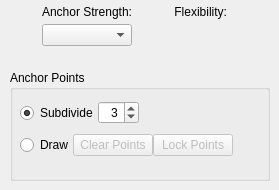
     <widget class="QWidget" name="warpTransformWidget">
      <widget class="QWidget" name="gridLayoutWidget">
       <property name="geometry">
        <rect>
         <x>10</x>
         <y>0</y>
         <width>251</width>
         <height>51</height>
        </rect>
       </property>
       <layout class="QGridLayout" name="gridLayout_4">
        <property name="horizontalSpacing">
         <number>10</number>
        </property>
        <property name="verticalSpacing">
         <number>0</number>
        </property>
        <item row="1" column="1">
         <widget class="KisDoubleSliderSpinBox" name="alphaBox" native="true">
          <property name="sizePolicy">
           <sizepolicy hsizetype="Minimum" vsizetype="Fixed">
            <horstretch>0</horstretch>
            <verstretch>0</verstretch>
           </sizepolicy>
          </property>
         </widget>
        </item>
        <item row="0" column="1">
         <widget class="QLabel" name="flexibilityLabel">
          <property name="sizePolicy">
           <sizepolicy hsizetype="Fixed" vsizetype="Fixed">
            <horstretch>0</horstretch>
            <verstretch>0</verstretch>
           </sizepolicy>
          </property>
          <property name="minimumSize">
           <size>
            <width>2</width>
            <height>0</height>
           </size>
          </property>
          <property name="text">
           <string>Flexibility:</string>
          </property>
          <property name="alignment">
           <set>Qt::AlignRight|Qt::AlignTrailing|Qt::AlignVCenter</set>
          </property>
          <property name="buddy">
           <cstring>alphaBox</cstring>
          </property>
         </widget>
        </item>
        <item row="1" column="0">
         <widget class="QComboBox" name="cmbWarpType">
          <property name="sizePolicy">
           <sizepolicy hsizetype="Minimum" vsizetype="Fixed">
            <horstretch>0</horstretch>
            <verstretch>0</verstretch>
           </sizepolicy>
          </property>
         </widget>
        </item>
        <item row="0" column="0">
         <widget class="QLabel" name="warpTypeLabel">
          <property name="sizePolicy">
           <sizepolicy hsizetype="Fixed" vsizetype="Fixed">
            <horstretch>0</horstretch>
            <verstretch>0</verstretch>
           </sizepolicy>
          </property>
          <property name="text">
           <string>Anchor Strength:</string>
          </property>
          <property name="alignment">
           <set>Qt::AlignRight|Qt::AlignTrailing|Qt::AlignVCenter</set>
          </property>
          <property name="buddy">
           <cstring>cmbWarpType</cstring>
          </property>
         </widget>
        </item>
       </layout>
      </widget>
      <widget class="QGroupBox" name="groupBox">
       <property name="geometry">
        <rect>
         <x>10</x>
         <y>70</y>
         <width>260</width>
         <height>111</height>
        </rect>
       </property>
       <property name="autoFillBackground">
        <bool>false</bool>
       </property>
       <property name="title">
        <string>Anchor Points</string>
       </property>
       <property name="flat">
        <bool>false</bool>
       </property>
       <property name="checkable">
        <bool>false</bool>
       </property>
       <widget class="QWidget" name="defaultWarpWidget" native="true">
        <property name="geometry">
         <rect>
          <x>10</x>
          <y>30</y>
          <width>241</width>
          <height>26</height>
         </rect>
        </property>
        <layout class="QHBoxLayout" name="horizontalLayout_7">
         <property name="spacing">
          <number>0</number>
         </property>
         <property name="leftMargin">
          <number>0</number>
         </property>
         <property name="topMargin">
          <number>0</number>
         </property>
         <property name="rightMargin">
          <number>0</number>
         </property>
         <property name="bottomMargin">
          <number>0</number>
         </property>
         <item>
          <widget class="QRadioButton" name="defaultRadioButton">
           <property name="sizePolicy">
            <sizepolicy hsizetype="Fixed" vsizetype="Fixed">
             <horstretch>0</horstretch>
             <verstretch>0</verstretch>
            </sizepolicy>
           </property>
           <property name="text">
            <string>Subdivide</string>
           </property>
           <property name="checked">
            <bool>true</bool>
           </property>
           <property name="autoExclusive">
            <bool>true</bool>
           </property>
           <attribute name="buttonGroup">
            <string notr="true">buttonGroup</string>
           </attribute>
          </widget>
         </item>
         <item alignment="Qt::AlignLeft">
          <widget class="QSpinBox" name="densityBox">
           <property name="alignment">
            <set>Qt::AlignRight|Qt::AlignTrailing|Qt::AlignVCenter</set>
           </property>
           <property name="minimum">
            <number>0</number>
           </property>
           <property name="value">
            <number>3</number>
           </property>
          </widget>
         </item>
        </layout>
       </widget>
       <widget class="QWidget" name="drawWarpWidget" native="true">
        <property name="geometry">
         <rect>
          <x>10</x>
          <y>60</y>
          <width>241</width>
          <height>31</height>
         </rect>
        </property>
        <layout class="QHBoxLayout" name="horizontalLayout_8">
         <property name="spacing">
          <number>0</number>
         </property>
         <property name="leftMargin">
          <number>0</number>
         </property>
         <property name="topMargin">
          <number>0</number>
         </property>
         <property name="rightMargin">
          <number>0</number>
         </property>
         <property name="bottomMargin">
          <number>0</number>
         </property>
         <item>
          <widget class="QRadioButton" name="customRadioButton">
           <property name="sizePolicy">
            <sizepolicy hsizetype="Fixed" vsizetype="Fixed">
             <horstretch>0</horstretch>
             <verstretch>0</verstretch>
            </sizepolicy>
           </property>
           <property name="text">
            <string>Draw</string>
           </property>
           <property name="autoExclusive">
            <bool>true</bool>
           </property>
           <attribute name="buttonGroup">
            <string notr="true">buttonGroup</string>
           </attribute>
          </widget>
         </item>
         <item alignment="Qt::AlignLeft">
          <widget class="QWidget" name="customWarpWidget" native="true">
           <property name="enabled">
            <bool>false</bool>
           </property>
           <layout class="QHBoxLayout" name="horizontalLayout_9">
            <property name="spacing">
             <number>0</number>
            </property>
            <property name="leftMargin">
             <number>0</number>
            </property>
            <property name="topMargin">
             <number>0</number>
            </property>
            <property name="rightMargin">
             <number>0</number>
            </property>
            <property name="bottomMargin">
             <number>0</number>
            </property>
            <item>
             <widget class="QPushButton" name="resetPointsButton">
              <property name="text">
               <string>Clear Points</string>
              </property>
             </widget>
            </item>
            <item>
             <widget class="QPushButton" name="lockUnlockPointsButton">
              <property name="text">
               <string>Lock Points</string>
              </property>
             </widget>
            </item>
           </layout>
          </widget>
         </item>
        </layout>
       </widget>
      </widget>
     </widget>
